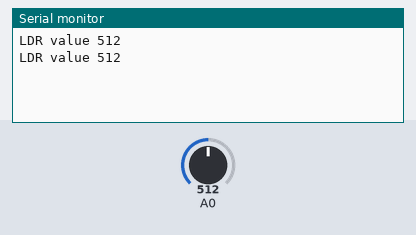
Simulated run of this sketch. Board: Arduino Uno, built with avr-gcc and run on an emulated ATmega328P. Parts: the last lines printed to the serial monitor. Inputs (shaded band) come from the test bench; at power-on: A0 = 512.

Above: at 1.8 s.
1.9 s: A0 set to 716
At 2.8 s:
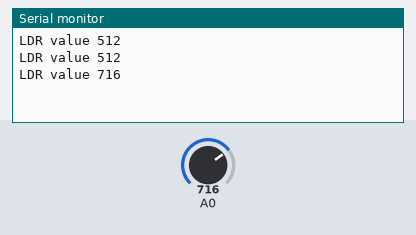
3.4 s: A0 set to 900
At 4.8 s:
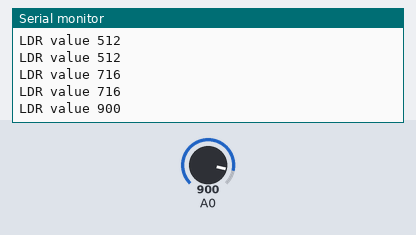
Timing chart, 0 to 6.4 s (numbered marks = the images above; inputs shaded):
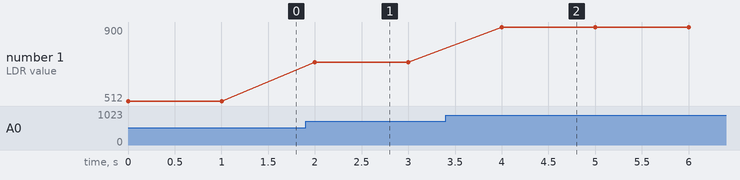

The sketch:

ldr_example.ino
```cpp
void setup() {
  // put your setup code here, to run once:
pinMode(A0,INPUT);
Serial.begin(9600);
}

void loop() {
  // put your main code here, to run repeatedly:
int ldr=analogRead(A0);
Serial.println("LDR value "+String(ldr));
delay(1000);
}
```

Measured:
- after the input at 1.9 s, the serial monitor: prints a new line after 0.10 s (image 1)
- after the input at 3.4 s, the serial monitor: prints a new line after 0.60 s (image 2)
- plotted number 1: 512 → 716 after the input at 1.9 s, 716 → 900 after the input at 3.4 s
